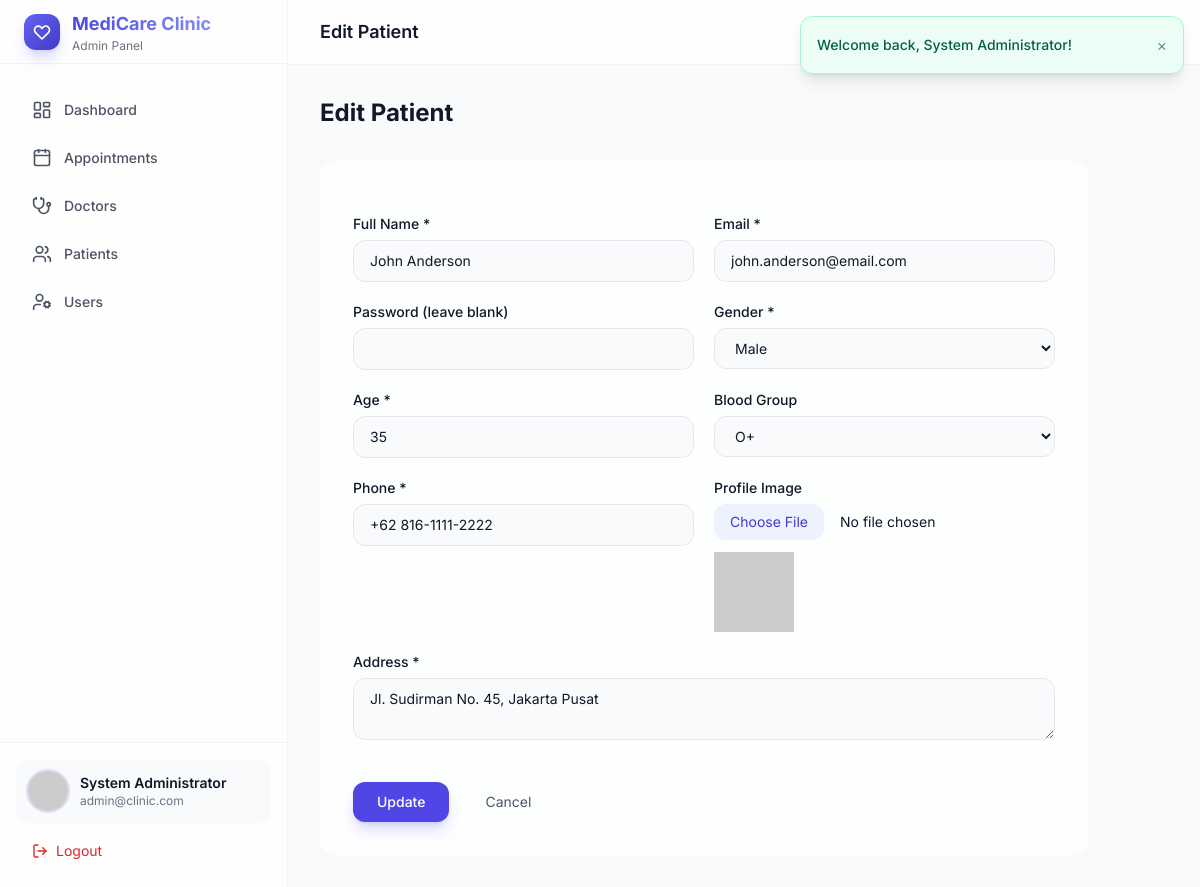
The page /admin/patients/edit.php?id=1 (signed in) on the database its author committed.
### tables this page shows
CREATE TABLE IF NOT EXISTS patients (
    id INT UNSIGNED AUTO_INCREMENT PRIMARY KEY,
    user_id INT UNSIGNED NOT NULL UNIQUE,
    gender ENUM('male', 'female', 'other') NOT NULL,
    age INT UNSIGNED NOT NULL,
    blood_group VARCHAR(5) DEFAULT NULL,
    phone VARCHAR(20) NOT NULL,
    address TEXT NOT NULL,
    created_at TIMESTAMP DEFAULT CURRENT_TIMESTAMP,
    FOREIGN KEY (user_id) REFERENCES users(id) ON DELETE CASCADE
);

CREATE TABLE IF NOT EXISTS users (
    id INT UNSIGNED AUTO_INCREMENT PRIMARY KEY,
    full_name VARCHAR(150) NOT NULL,
    email VARCHAR(150) NOT NULL UNIQUE,
    password VARCHAR(255) NOT NULL,
    role ENUM('admin', 'doctor', 'patient') NOT NULL DEFAULT 'patient',
    profile_image VARCHAR(255) DEFAULT NULL,
    created_at TIMESTAMP DEFAULT CURRENT_TIMESTAMP,
    INDEX idx_users_role (role),
    INDEX idx_users_email (email)
);

### admin/patients/edit.php (called while the page is built, shortened)
<?php
require_once APP_ROOT . '/includes/components.php';
$id = (int)($_GET['id'] ?? 0);
$patientModel = new PatientModel();
$patient = $patientModel->findById($id);
ob_start(); $isEdit = true; include __DIR__ . '/_form.php';
$content = ob_get_clean(); include APP_ROOT . '/layouts/dashboard.php';

### config/database.php (called while the page is built, shortened)
<?php
class Database
{
    private static ?PDO $instance = null;
    public static function getConnection(): PDO
    {
        if (self::$instance === null) {
            $host = 'localhost';
            $dbname = 'clinic_management';
            $username = 'root';
            $password = '';
            $charset = 'utf8mb4';
            $dsn = "mysql:host={$host};dbname={$dbname};charset={$charset}";
            $options = [
                PDO::ATTR_ERRMODE            => PDO::ERRMODE_EXCEPTION,
                PDO::ATTR_DEFAULT_FETCH_MODE => PDO::FETCH_ASSOC,
                PDO::ATTR_EMULATE_PREPARES   => false,
            ];
            try {
                self::$instance = new PDO($dsn, $username, $password, $options);
            } catch (PDOException $e) {
                die('Database connection failed: ' . $e->getMessage());
            }
        }
        return self::$instance;
    }
}

### modules/patients/PatientModel.php (called while the page is built, shortened)
<?php
class PatientModel
{
    private PDO $db;
    public function __construct()
    {
        $this->db = Database::getConnection();
    }
    public function findById(int $id): ?array
    {
        $stmt = $this->db->prepare(
            'SELECT p.*, u.full_name, u.email, u.profile_image
             FROM patients p JOIN users u ON p.user_id = u.id WHERE p.id = ?'
        );
        $stmt->execute([$id]);
        return $stmt->fetch() ?: null;
    }
}

### helpers/functions.php (called while the page is built, shortened)
<?php
function e(?string $value): string
{
    return htmlspecialchars($value ?? '', ENT_QUOTES, 'UTF-8');
}
function base_url(string $path = ''): string
{
    $base = rtrim(APP_URL, '/');
    $path = ltrim($path, '/');
    if ($path === '') {
        return $base . '/';
    }
    return $base . '/' . $path;
}
function profile_image(?string $image, string $name = 'U'): string
{
    return 'https://ui-avatars.com/api/?name=' . urlencode($name) . '&background=6366f1&color=fff&size=128';
}

### admin/patients/_form.php (the view, shortened to what this page needs)
<?php
$isEdit = isset($patient);
$formAction = $isEdit ? base_url('admin/patients/edit.php?id=' . $patient['id']) : base_url('admin/patients/create.php');
?>
<div class="glass-card rounded-2xl p-8 max-w-3xl">
    <form method="POST" action="<?= $formAction ?>" enctype="multipart/form-data" onsubmit="return validateForm(this)" class="space-y-5">
        <div class="grid grid-cols-1 md:grid-cols-2 gap-5">
            <div><label class="block text-sm font-medium mb-1.5">Full Name *</label>
                <input type="text" name="full_name" required value="<?= $isEdit ? e($patient['full_name']) : old('full_name') ?>" class="w-full px-4 py-2.5 text-sm bg-gray-50 dark:bg-slate-700/50 border border-gray-200 dark:border-slate-600 rounded-xl focus:ring-2 focus:ring-primary-500 outline-none"></div>
            <div><label class="block text-sm font-medium mb-1.5">Email *</label>
                <input type="email" name="email" required value="<?= $isEdit ? e($patient['email']) : old('email') ?>" class="w-full px-4 py-2.5 text-sm bg-gray-50 dark:bg-slate-700/50 border border-gray-200 dark:border-slate-600 rounded-xl focus:ring-2 focus:ring-primary-500 outline-none"></div>
            <div><label class="block text-sm font-medium mb-1.5">Password <?= $isEdit ? '(leave blank)' : '*' ?></label>
                <input type="password" name="password" <?= $isEdit ? '' : 'required minlength="6"' ?> class="w-full px-4 py-2.5 text-sm bg-gray-50 dark:bg-slate-700/50 border border-gray-200 dark:border-slate-600 rounded-xl focus:ring-2 focus:ring-primary-500 outline-none"></div>
            <div><label class="block text-sm font-medium mb-1.5">Gender *</label>
                <select name="gender" required class="w-full px-4 py-2.5 text-sm bg-gray-50 dark:bg-slate-700/50 border border-gray-200 dark:border-slate-600 rounded-xl focus:ring-2 focus:ring-primary-500 outline-none">
                    <?php foreach (['male','female','other'] as $g): ?>
                    <option value="<?= $g ?>" <?= ($isEdit ? $patient['gender'] : old('gender')) === $g ? 'selected' : '' ?>><?= ucfirst($g) ?></option>
                    <?php endforeach; ?>
                </select></div>
            <div><label class="block text-sm font-medium mb-1.5">Age *</label>
                <input type="number" name="age" required min="1" value="<?= $isEdit ? e($patient['age']) : old('age') ?>" class="w-full px-4 py-2.5 text-sm bg-gray-50 dark:bg-slate-700/50 border border-gray-200 dark:border-slate-600 rounded-xl focus:ring-2 focus:ring-primary-500 outline-none"></div>
            <div><label class="block text-sm font-medium mb-1.5">Blood Group</label>
                <select name="blood_group" class="w-full px-4 py-2.5 text-sm bg-gray-50 dark:bg-slate-700/50 border border-gray-200 dark:border-slate-600 rounded-xl focus:ring-2 focus:ring-primary-500 outline-none">
                    <?php foreach (['A+','A-','B+','B-','AB+','AB-','O+','O-'] as $bg): ?>
                    <option value="<?= $bg ?>" <?= ($isEdit ? $patient['blood_group'] : old('blood_group')) === $bg ? 'selected' : '' ?>><?= $bg ?></option>
                    <?php endforeach; ?>
                </select></div>
            <div><label class="block text-sm font-medium mb-1.5">Phone *</label>
                <input type="tel" name="phone" required value="<?= $isEdit ? e($patient['phone']) : old('phone') ?>" class="w-full px-4 py-2.5 text-sm bg-gray-50 dark:bg-slate-700/50 border border-gray-200 dark:border-slate-600 rounded-xl focus:ring-2 focus:ring-primary-500 outline-none"></div>
            <div><label class="block text-sm font-medium mb-1.5">Profile Image</label>
                <input type="file" name="profile_image" accept="image/*" onchange="previewImage(this,'pat-preview')" class="w-full text-sm file:mr-4 file:py-2 file:px-4 file:rounded-xl file:border-0 file:bg-primary-50 file:text-primary-700">
                <img id="pat-preview" src="<?= $isEdit ? profile_image($patient['profile_image'], $patient['full_name']) : '' ?>" class="upload-preview mt-3 <?= $isEdit ? '' : 'hidden' ?>" alt=""></div>
        </div>
        <div><label class="block text-sm font-medium mb-1.5">Address *</label>
            <textarea name="address" required rows="2" class="w-full px-4 py-2.5 text-sm bg-gray-50 dark:bg-slate-700/50 border border-gray-200 dark:border-slate-600 rounded-xl focus:ring-2 focus:ring-primary-500 outline-none"><?= $isEdit ? e($patient['address']) : old('address') ?></textarea></div>
        <div class="flex gap-3 pt-4">
            <button type="submit" class="px-6 py-2.5 bg-primary-600 hover:bg-primary-700 text-white text-sm font-medium rounded-xl shadow-lg shadow-primary-500/25"><?= $isEdit ? 'Update' : 'Add Patient' ?></button>
            <a href="<?= base_url('admin/patients/index.php') ?>" class="px-6 py-2.5 text-sm text-gray-600 hover:bg-gray-100 dark:hover:bg-slate-700 rounded-xl">Cancel</a>
        </div>
    </form>
</div>

### assets/css/style.css (style rules this page uses)
html { scroll-behavior: smooth; }
.glass-card { background: rgba(255, 255, 255, 0.7); backdrop-filter: blur(12px); border: 1px solid rgba(255, 255, 255, 0.2); }

### rows shown on the page
patients: full_name "John Anderson", email "john.anderson@email.com", gender "Male", age "35", blood_group "O+", phone "+62 816-1111-2222", address "Jl. Sudirman No. 45, Jakarta Pusat"

### other values the page prints
$role "Admin"
$item['label'] "Dashboard"
$item['label'] "Appointments"
$item['label'] "Doctors"
$item['label'] "Patients"
$item['label'] "Users"
$user['full_name'] "System Administrator"
$user['email'] "admin@clinic.com"
$pageTitle "Edit Patient"
$title "Edit Patient"
